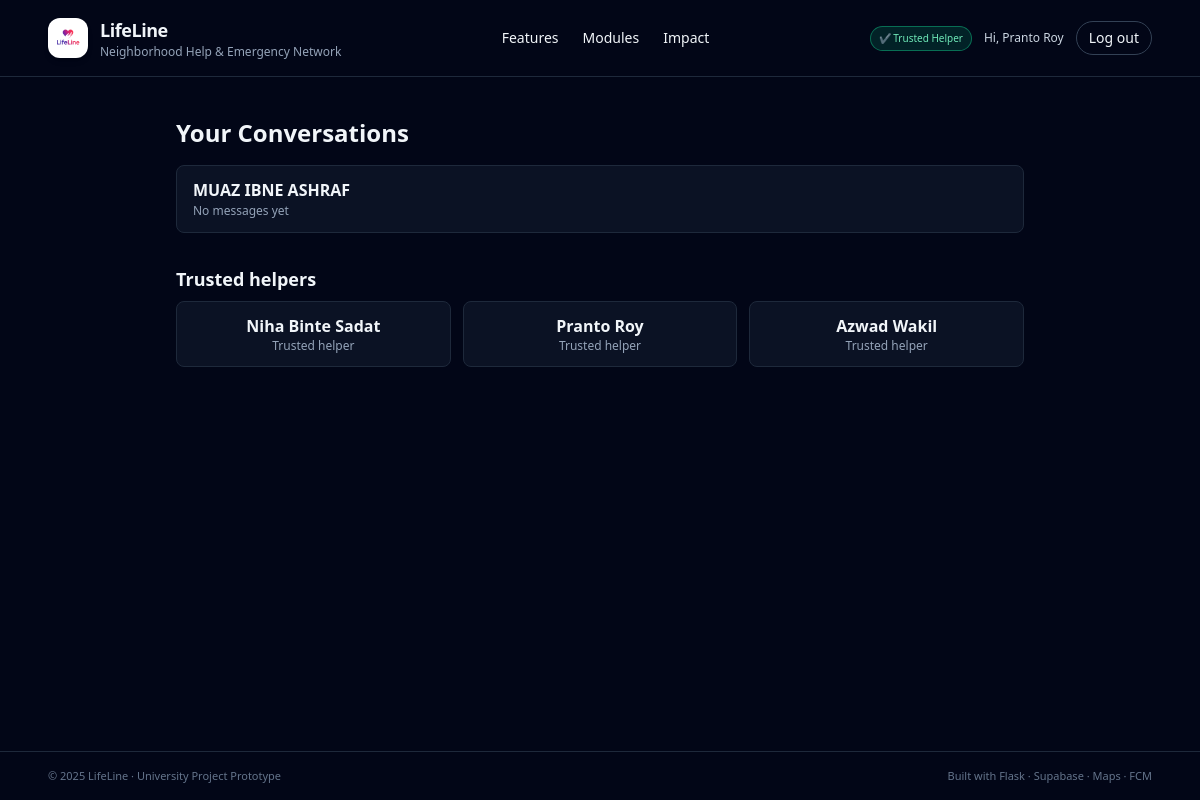
The app's page /chat (signed in) with its own data.
### app.py (models this page shows, shortened)
class User(db.Model):
    id = db.Column(db.Integer, primary_key=True)
    email = db.Column(db.String(255), unique=True, nullable=False)
    name = db.Column(db.String(120), nullable=False)
    password_hash = db.Column(db.String(255), nullable=True)
    is_trusted_helper = db.Column(db.Boolean, default=False)
    govt_id_number = db.Column(db.String(50), nullable=True)
    firebase_uid = db.Column(db.String(255), unique=True, nullable=True)
    otp_code = db.Column(db.String(6), nullable=True)
    otp_expires_at = db.Column(db.DateTime, nullable=True)
    id_verification_status = db.Column(db.String(20), default="none")  # none/pending/approved/rejected
    id_document_note = db.Column(db.String(255), nullable=True)

### app.py (the view)
@app.route("/chat")
def chat_index():
    user = current_user()
    if not user:
        user = get_emergency_user()
        login_user(user)
    convs = Conversation.query.filter(
        (Conversation.user_a == user.id) | (Conversation.user_b == user.id)
    ).all()
    conversations = []
    for c in convs:
        other_id = c.user_a if c.user_b == user.id else c.user_b
        other = User.query.get(other_id)
        last = (
            ChatMessage.query.filter_by(conversation_id=c.id).order_by(ChatMessage.created_at.desc()).first()
        )
        conversations.append({
            "conversation": c,
            "other": other,
            "last_message": last.text if last else None,
            "last_time": int(last.created_at.timestamp()) if last else None,
        })
    helpers = User.query.filter(User.is_trusted_helper == True, User.id != user.id).limit(10).all()
    return render_template("chat_index.html", conversations=conversations, helpers=helpers)

### app.py (called while the page is built)
def current_user():
    if "user_id" in session:
        return User.query.get(session["user_id"])
    return None

@app.context_processor
def inject_user():
    translation_enabled = False
    if globals().get('gcloud_translate_client'):
        translation_enabled = True
    elif globals().get('gt_translator'):
        translation_enabled = True
    return dict(current_user=current_user(), translation_enabled=translation_enabled)

### templates/chat_index.html (shortened to what this page needs)
{% extends 'base.html' %}
{% block content %}
<div class="w-full max-w-4xl mx-auto px-6 py-10">
  <h2 class="text-2xl font-bold mb-4">Your Conversations</h2>
  {% if conversations %}
    <div class="space-y-3">
      {% for item in conversations %}
      <a href="{{ url_for('chat_with_user', other_user_id=item.other.id) }}" class="block rounded-lg border border-slate-800 bg-slate-900/70 px-4 py-3">
        <div class="flex items-center justify-between">
          <div>
            <p class="font-semibold">{{ item.other.name }}</p>
            <p class="text-[12px] text-slate-400">{{ item.last_message or 'No messages yet' }}</p>
          </div>
        </div>
      </a>
      {% endfor %}
    </div>
  {% else %}
    <p class="text-sm text-slate-400 mb-4">You have no conversations yet. Start a chat with a helper below.</p>
  {% endif %}
  <h3 class="text-lg font-semibold mt-8 mb-2">Trusted helpers</h3>
  <div class="grid md:grid-cols-3 gap-3">
    {% for h in helpers %}
    <a href="{{ url_for('chat_with_user', other_user_id=h.id) }}" class="block rounded-lg border border-slate-800 bg-slate-900/70 px-4 py-3 text-center">
      <p class="font-semibold">{{ h.name }}</p>
      <p class="text-xs text-slate-400">Trusted helper</p>
    </a>
    {% endfor %}
  </div>
</div>
{% endblock %}

### static/css/main.css (style rules this page uses)
body { -webkit-font-smoothing: antialiased; }

### records on screen
User: other.name "MUAZ IBNE ASHRAF"
User: name "Niha Binte Sadat"
User: name "Pranto Roy"
User: name "Azwad Wakil"

### other values on screen
{{ session.get('user_name') }} "Pranto Roy"
{{ item.last_message or 'No messages yet' }} "No messages yet"
